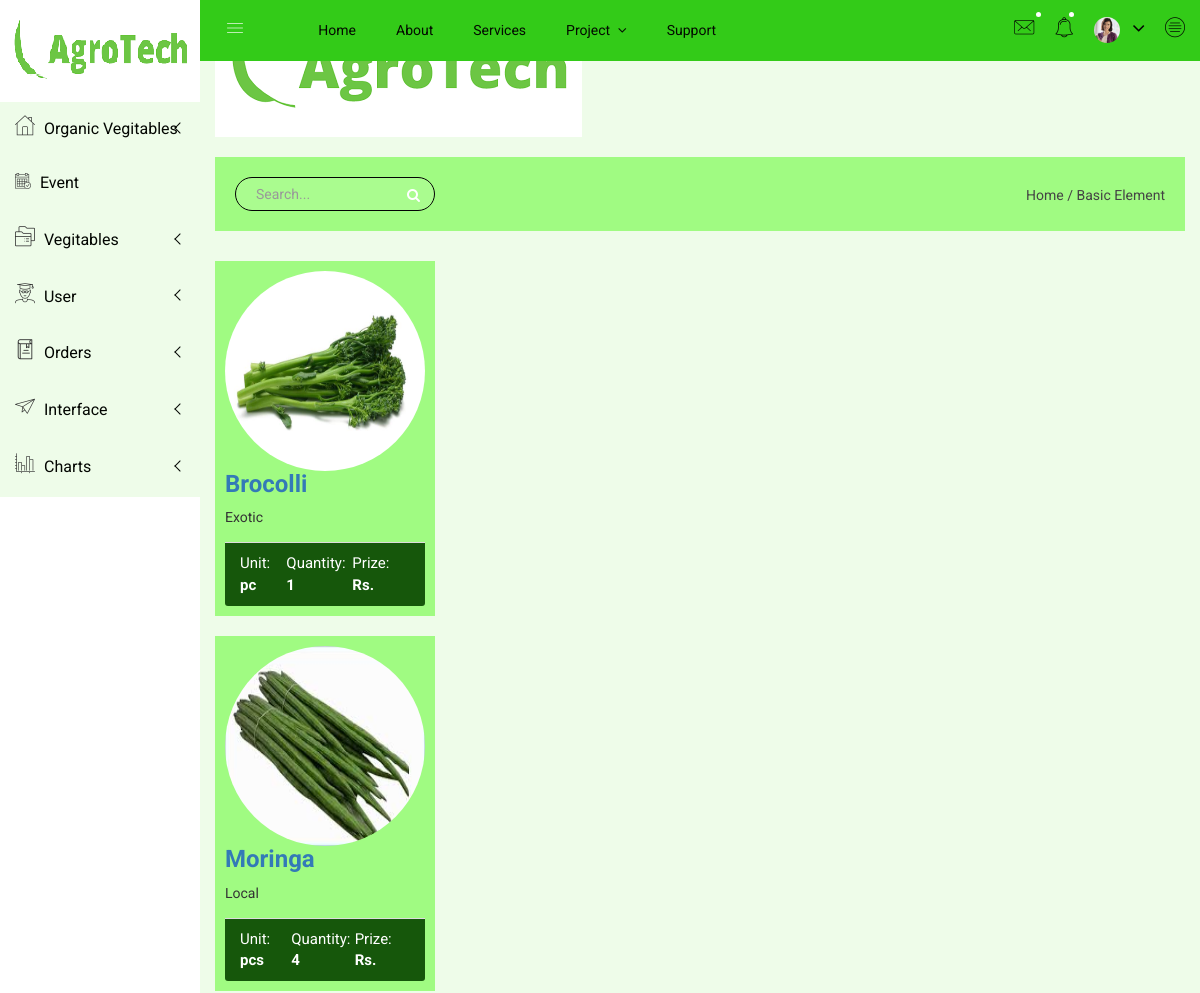
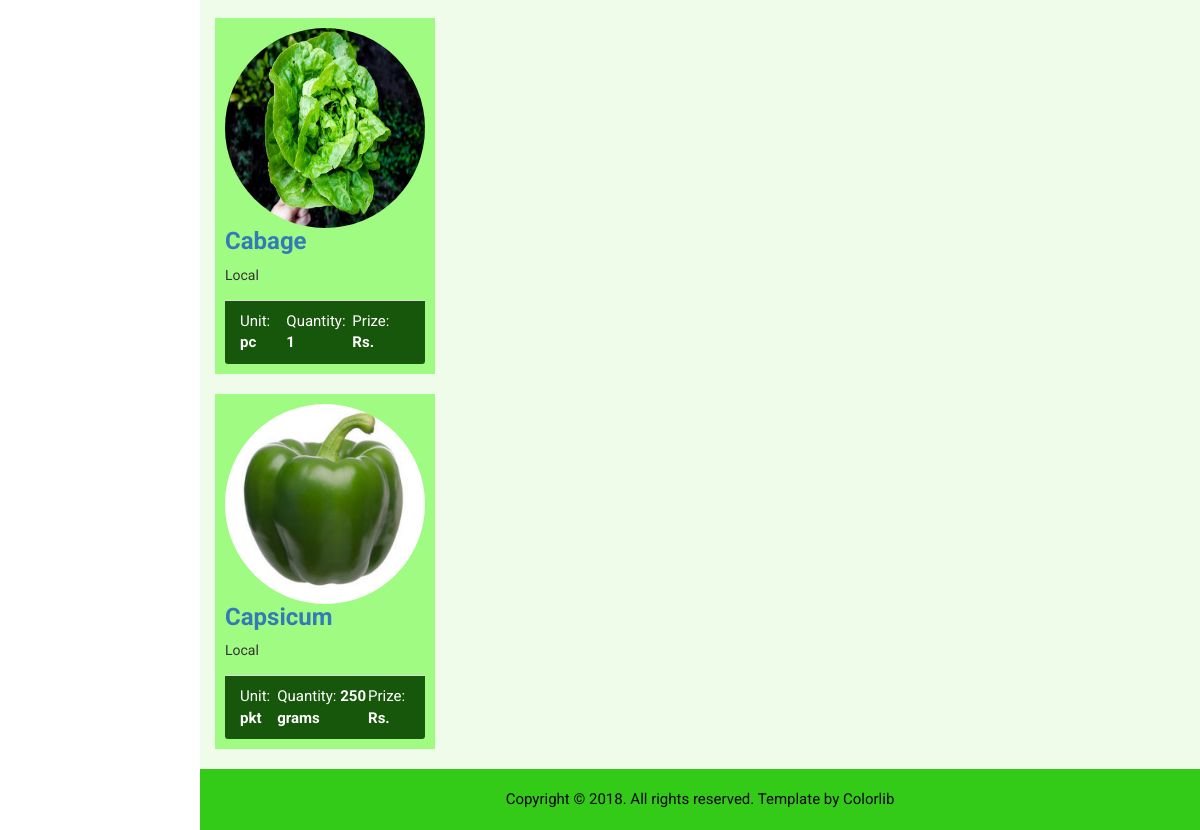
The app's page /index.php/vegetables/available_vegies with its own data (2 pictures, top to bottom).
### tables this page shows
CREATE TABLE IF NOT EXISTS `vegitables_mst` (
  `veg_id` int(11) NOT NULL AUTO_INCREMENT,
  `veg_name` varchar(255) NOT NULL,
  `veg_type_id` int(11) NOT NULL,
  `veg_unit_id` int(11) NOT NULL,
  `veg_photo` varchar(255) NOT NULL,
  `veg_rate` varchar(255) NOT NULL,
  PRIMARY KEY (`veg_id`)
);

CREATE TABLE IF NOT EXISTS `vegies_type_mst` (
  `type_id` int(11) NOT NULL AUTO_INCREMENT,
  `veg_type` varchar(255) NOT NULL,
  PRIMARY KEY (`type_id`)
);

CREATE TABLE IF NOT EXISTS `vegies_unit_mst` (
  `vunit_id` int(11) NOT NULL AUTO_INCREMENT,
  `vunit_unit` varchar(255) NOT NULL,
  `vunit_qty` varchar(255) NOT NULL,
  PRIMARY KEY (`vunit_id`)
);

### application/models/Veg_Model.php (called while the page is built, shortened)
<?php
class Veg_Model extends CI_Model {
	function get_Vegies(){
		$query='SELECT v.veg_id,v.veg_photo,vr.vr_rate_per_unit,v.veg_name,vt.veg_type,vu.vunit_unit,vu.vunit_qty
from vegitables_mst as v
join vegies_unit_mst as vu on vu.vunit_id=v.veg_unit_id
join vegies_type_mst as vt on vt.type_id=v.veg_type_id
join veegitable_rate_mst as vr on vr.vr_veg_id=v.veg_id';
		$result=$this->db->query($query);
		return $result->result_array();
	}
}
?>

### application/controllers/Vegetables.php (called while the page is built, shortened)
<?php
class Vegetables extends CI_Controller {
	function __construct(){
		$this->load->Model('Veg_Model');
		$config['upload_path']          = './uploads/vegetables/';
        $config['allowed_types']        = 'gif|jpg|png|jpeg';
        $config['max_size']             = 500;
        $config['max_width']            = 1024;
        $config['max_height']           = 768;
        $this->load->library('upload', $config);
	}
	function available_vegies(){
		$rs=$this->Veg_Model->get_Vegies();
		$data['result']=$rs;
		$data['inner_view']='available_vegies';
		$this->load->view('includes/main_layout',$data);
	}
}
?>

### index.php (called while the page is built, shortened)
<?php
require_once BASEPATH.'core/CodeIgniter.php';

### application/views/includes/main_layout.php (called while the page is built, shortened)
<?php
$this->load->view('includes/header');
$this->load->view('includes/left_menu');
$this->load->view('includes/mobile_menu_area');
$this->load->view($inner_view);
?>

### application/views/available_vegies.php (the view, shortened to what this page needs)
<?php
 for($i=0;$i<count($result);$i++)
 {
 	?>
        <div class="contacts-area mg-b-15">
            <div class="container-fluid">
                <div class="row">
                    <div class="col-lg-3 col-md-6 col-sm-6 col-xs-12">
                        <div class="hpanel hblue contact-panel contact-panel-cs responsive-mg-b-30">
                                <img alt="logo" class="img-circle m-b" src="<?php echo base_url().'uploads/vegetables/'.$result[$i]['veg_photo'];?>" width="150" height="150">
                                <h3><a href=""><?php echo $result[$i]['veg_name']?></a></h3>
                                <p class="all-pro-ad"><?php echo $result[$i]['veg_type']?></p>
                              <div class="panel-footer contact-footer">
                                <div class="professor-stds-int">
                                    <div class="professor-stds">
                                        <div class="contact-stat"><span>Unit: </span> <strong><?php echo $result[$i]['vunit_unit']?></strong></div>
                                    </div>
                                    <div class="professor-stds">
                                        <div class="contact-stat"><span>Quantity: </span> <strong><?php echo $result[$i]['vunit_qty']?></strong></div>
                                    </div>
                                    <div class="professor-stds">
                                        <div class="contact-stat"><span>Prize: </span> <strong>Rs.<?php echo $result[$i]['veg_rate']?></strong></div>
                                    </div>
                                </div>
                            </div>
                            </div>
                             </div>
                        </div>
                    </div>
            </div>
       <?php } ?>

### assets/css/main.css (style rules this page uses)
html { color: #222; font-size: 1em; line-height: 1.4; }
audio, canvas, iframe, img, svg, video { vertical-align: middle; }

### records on screen
vegitables_mst: veg_photo (picture), veg_name "Brocolli", vegies_type_mst.veg_type "Exotic", vegies_unit_mst.vunit_unit "pc", vegies_unit_mst.vunit_qty "1"
vegitables_mst: veg_photo (picture), veg_name "Moringa", vegies_type_mst.veg_type "Local", vegies_unit_mst.vunit_unit "pcs", vegies_unit_mst.vunit_qty "4"
vegitables_mst: veg_photo (picture), veg_name "Cabage", vegies_type_mst.veg_type "Local", vegies_unit_mst.vunit_unit "pc", vegies_unit_mst.vunit_qty "1"
vegitables_mst: veg_photo (picture), veg_name "Capsicum", vegies_type_mst.veg_type "Local", vegies_unit_mst.vunit_unit "pkt", vegies_unit_mst.vunit_qty "250 grams"
